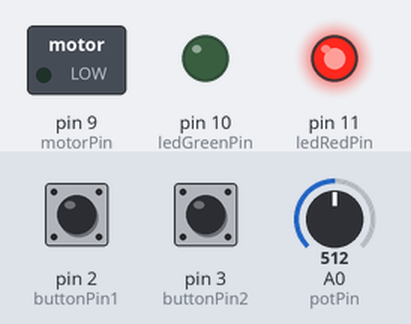
The sketch below on a simulated Arduino Uno, built with avr-gcc and run on an emulated ATmega328P. Parts: switched loads named in the sketch (green lamp = pin HIGH), output pins drawn as LEDs (lit = HIGH). The test bench sets the inputs (shaded band); at power-on: pin 2 (buttonPin1) LOW, A0 (potPin) = 512, pin 3 (buttonPin2) LOW.

Above: at 1.2 s.
1.3 s: pin 2 (buttonPin1) pulled HIGH for 0.15 s
At 1.6 s:
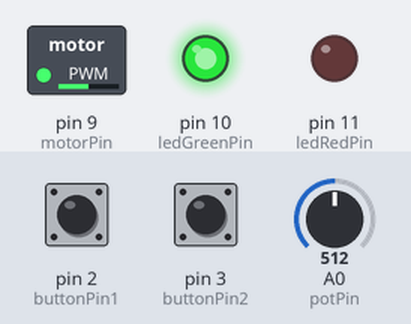
2.9 s: A0 (potPin) set to 716
At 4.1 s:
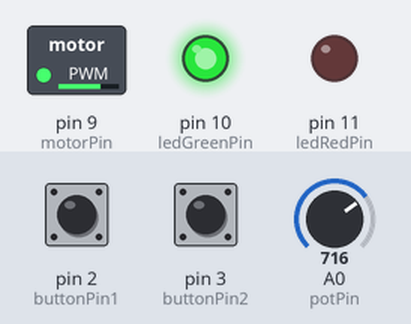
4.4 s: A0 (potPin) set to 900
At 5.6 s:
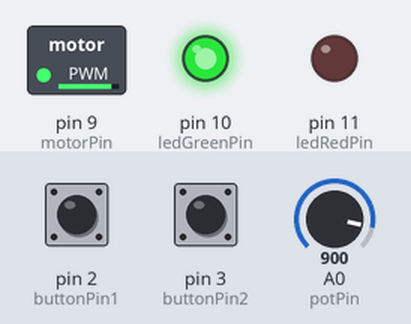
5.9 s: A0 (potPin) set to 122
At 7.0 s:
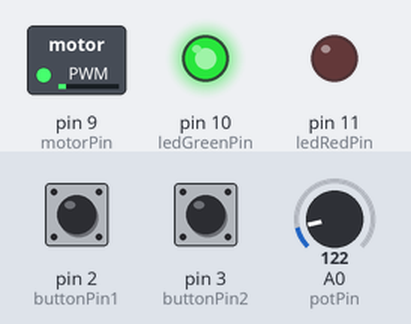
7.4 s: A0 (potPin) set to 0
At 8.4 s:
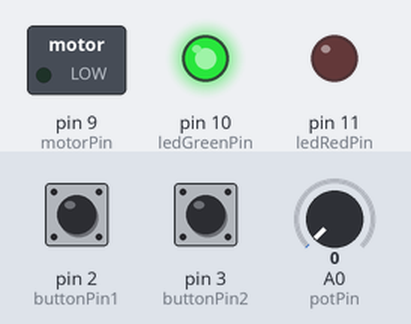
8.9 s: pin 3 (buttonPin2) pulled HIGH for 0.15 s
At 9.7 s:
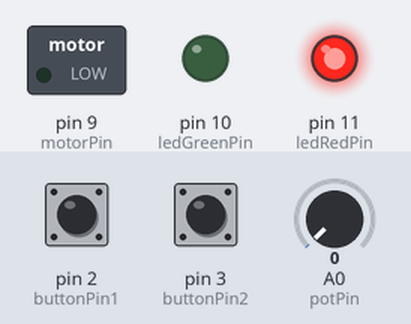
Timing chart, 0 to 11.5 s (numbered marks = the images above; inputs shaded):
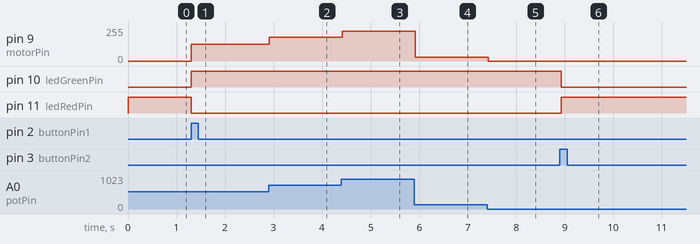

Measured:
- after the input at 1.3 s, pin 9 (motorPin): 0/255 → 127/255 at once; pin 10 (ledGreenPin): LOW → HIGH at once; pin 11 (ledRedPin): HIGH → LOW at once
- after the input at 2.9 s, pin 9 (motorPin): 127/255 → 178/255 at once
- after the input at 4.4 s, pin 9 (motorPin): 178/255 → 224/255 at once
- after the input at 5.9 s, pin 9 (motorPin): 224/255 → 30/255 at once
- after the input at 7.4 s, pin 9 (motorPin): 30/255 → 0/255 at once
- after the input at 8.9 s, pin 10 (ledGreenPin): HIGH → LOW at once; pin 11 (ledRedPin): LOW → HIGH at once

The sketch:

Final_Ard.ino
```cpp
const int buttonPin1 = 2; // Pin del primer pulsador (encender)
const int buttonPin2 = 3; // Pin del segundo pulsador (apagar)
const int motorPin = 9;   // Pin del motor (PWM)
const int potPin = A0;    // Pin del potenciómetro
const int ledGreenPin = 10; // Pin del LED verde (motor encendido)
const int ledRedPin = 11;   // Pin del LED rojo (motor apagado)

int buttonState1 = 0;
int buttonState2 = 0;
int lastButtonState1 = 0;
int lastButtonState2 = 0;
int potValue = 0;
int motorSpeed = 0;
bool motorOn = false;
char command;

void setup() {
  Serial.begin(9600);
  pinMode(buttonPin1, INPUT);
  pinMode(buttonPin2, INPUT);
  pinMode(motorPin, OUTPUT);
  pinMode(ledGreenPin, OUTPUT);
  pinMode(ledRedPin, OUTPUT);
  digitalWrite(ledGreenPin, LOW);
  digitalWrite(ledRedPin, LOW);
}

void loop() {
  // Leemos el estado de los pulsadores
  buttonState1 = digitalRead(buttonPin1);
  buttonState2 = digitalRead(buttonPin2);

  // Si el primer pulsador es presionado (detección de flanco ascendente)
  if (buttonState1 == HIGH && lastButtonState1 == LOW) {
    motorOn = true; // Enciende el motor
  }

  // Si el segundo pulsador es presionado (detección de flanco ascendente)
  if (buttonState2 == HIGH && lastButtonState2 == LOW) {
    motorOn = false; // Apaga el motor
  }

  // Actualiza el último estado de los pulsadores
  lastButtonState1 = buttonState1;
  lastButtonState2 = buttonState2;

  // Si hay datos disponibles en el puerto serie
  if (Serial.available() > 0) {
    command = Serial.read();
    if (command == 'E') {
      motorOn = true; // Enciende el motor
    } else if (command == 'A') {
      motorOn = false; // Apaga el motor
    }
  }

  // Control del motor y LEDs según el estado del motor
  if (motorOn) {
    potValue = analogRead(potPin);
    motorSpeed = map(potValue, 0, 1023, 0, 255);
    analogWrite(motorPin, motorSpeed);
    digitalWrite(ledGreenPin, HIGH);
    digitalWrite(ledRedPin, LOW);
  } else {
    analogWrite(motorPin, 0);
    digitalWrite(ledGreenPin, LOW);
    digitalWrite(ledRedPin, HIGH);
  }

  // Pequeño retardo para evitar rebotes
  delay(50);
}
```
